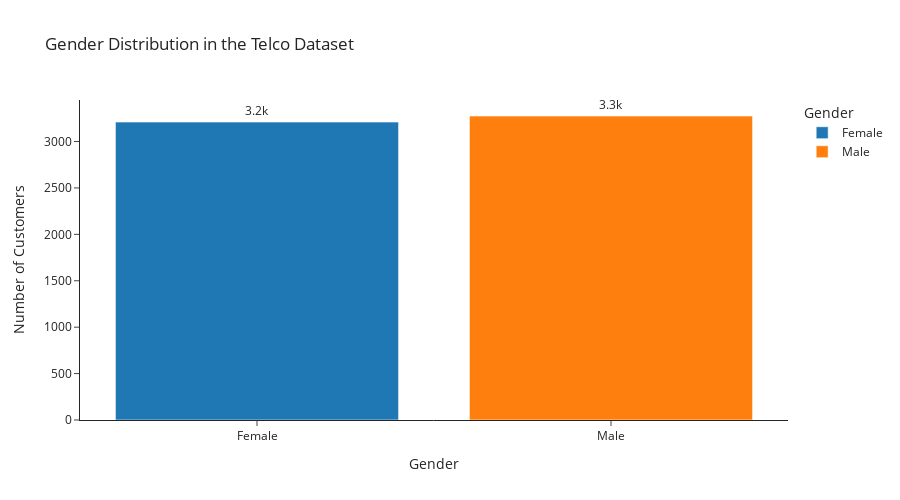

The code cell stored with this chart in its notebook:
### Markdown cell above
#### Gender Analysis

### Code cell
# Plotting the gender distribution in the dataset
fig = px.histogram(
    telco_data, 
    x='Gender', 
    title='Gender Distribution in the Telco Dataset', 
    color = "Gender", 
    template = 'simple_white', 
    text_auto='.2s', # the text will have 2 decimal points with scientific notation
    height = 500
    )

fig.update_layout(
    xaxis_title = "Gender", 
    yaxis_title = "Number of Customers"
    )

fig.update_traces(
    textfont_size = 12, 
    textposition='outside'
    )

fig.show()
fig.write_image("/Users/pranav/Desktop/Github/Telco-Churn-Prediction/Images/EDA_plots/Gender_distribution_telco_dataset.png")

### Figure 1 — Plotly figure (JSON) as saved in the notebook; plotly's stock layout.template omitted (floating-point values rounded to 4 significant figures; data arrays with more than 128 entries replaced by an {"elided": "..."} marker saying what was removed)
{"data": [{"alignmentgroup": "True", "bingroup": "x", "hovertemplate": "Gender=%{x}<br>count=%{y}<extra></extra>", "legendgroup": "Female", "marker": {"color": "#1F77B4", "pattern": {"shape": ""}}, "name": "Female", "offsetgroup": "Female", "orientation": "v", "showlegend": true, "textfont": {"size": 12}, "textposition": "outside", "texttemplate": "%{value:.2s}", "type": "histogram", "x": {"elided": "3210 str values"}, "xaxis": "x", "yaxis": "y"}, {"alignmentgroup": "True", "bingroup": "x", "hovertemplate": "Gender=%{x}<br>count=%{y}<extra></extra>", "legendgroup": "Male", "marker": {"color": "#FF7F0E", "pattern": {"shape": ""}}, "name": "Male", "offsetgroup": "Male", "orientation": "v", "showlegend": true, "textfont": {"size": 12}, "textposition": "outside", "texttemplate": "%{value:.2s}", "type": "histogram", "x": {"elided": "3275 str values"}, "xaxis": "x", "yaxis": "y"}], "layout": {"barmode": "relative", "height": 500, "legend": {"title": {"text": "Gender"}, "tracegroupgap": 0}, "title": {"text": "Gender Distribution in the Telco Dataset"}, "xaxis": {"anchor": "y", "categoryarray": ["Female", "Male"], "categoryorder": "array", "domain": [0, 1], "title": {"text": "Gender"}}, "yaxis": {"anchor": "x", "domain": [0, 1], "title": {"text": "Number of Customers"}}}}
